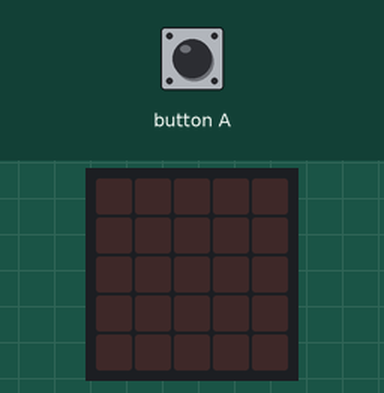
The program below on a simulated BBC micro:bit running MicroPython. Shown: the board's 5×5 LED display. The test bench sets the inputs (shaded band).

Above: at 1.2 s.
1.3 s: button A pressed for 0.15 s
At 2.63 s:
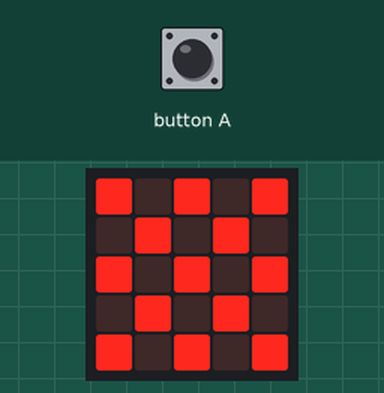
4.3 s: button A pressed for 1 s
At 5.38 s:
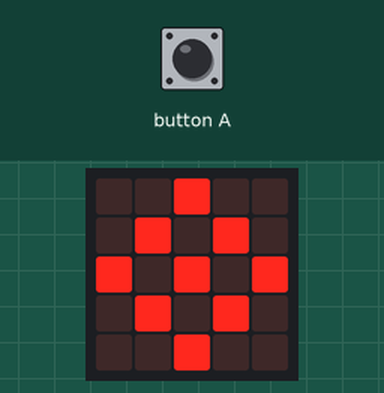
8.3 s: button A pressed for 3.2 s
At 8.59 s:
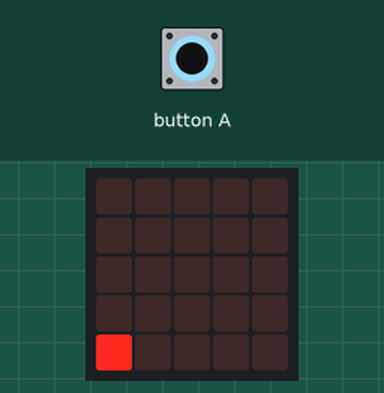
Timing chart, 0 to 11.3 s (numbered marks = the images above; inputs shaded):
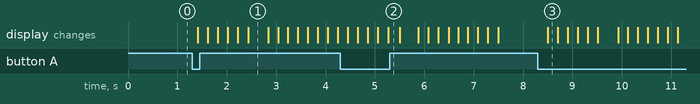

The program:

Dylan.py
```python
from microbit import *

fire1=(Image("00000:00000:00000:00000:90000"))
fire2=(Image("00000:00000:00000:09000:00000"))
fire3=(Image("00000:00000:00900:00000:00000"))
fire4=(Image("00000:09090:00900:09090:00000"))
fire5=(Image("00900:09090:90909:09090:00900"))
fire6=(Image("90909:09090:90909:09090:90909"))


def fade():
    for x in range(0,5):
        for y in range(0,5):
            br=display.get_pixel(x,y)
            if br > 0:
                display.set_pixel(x,y,br-1)


firework=[fire1,fire2,fire3,fire4,fire5,fire6]


while True:
    if button_a.was_pressed():
        display.show(firework,delay=200)
    sleep(200)
    fade()
```

Measured:
- after the input at 1.3 s, the display: first changes after 0.11 s (image 1 shows a later state)
- after the input at 4.3 s, the display: first changes after 0.15 s (image 2 shows a later state)
- after the input at 8.3 s, the display: changes after 0.20 s (image 3)
- what the display in image 1 shows lasts 0.4 s, from 2.4 s to 2.8 s
